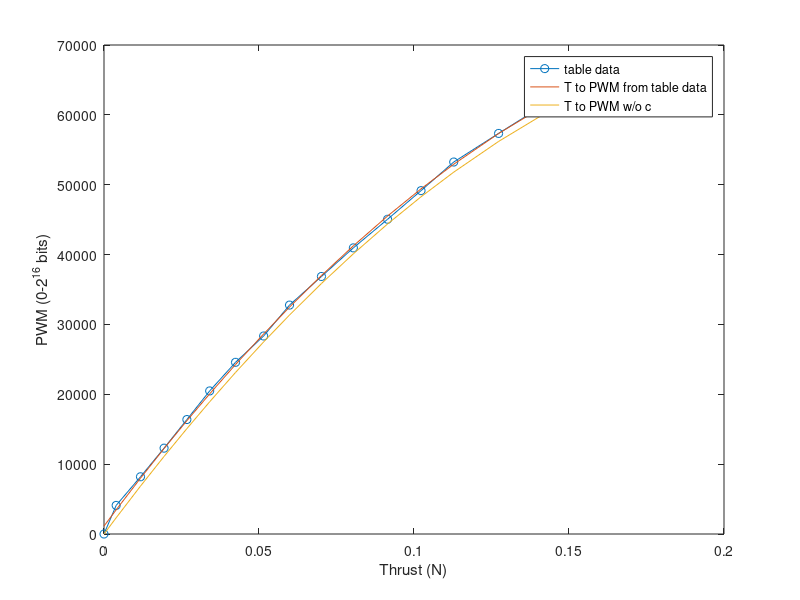

Here is the MATLAB script that generated this plot:
%% LQR controller
l = 0.1;
Iyy = 1.436e-5;
Ixx = 1.395e-5;
Izz = 2.173e-5;
g = 9.81;
m = 0.027;
k = 2.75e-11;
b = 1e-9;

A = zeros(8);
B = zeros(8,4);

A(1,2) = 1;
A(3,4) = 1;
A(5,6) = 1;
A(7,8) = 1;

B(2,:) = -ones(4,1)/m;
B(4,:) = [-l -l l l] /(Ixx * sqrt(2)); % theta roll
B(6,:) = [l -l -l l] /(Iyy * sqrt(2)); % phi pitch
B(8,:) = [l -l l -l] * k/(b*Izz); % psi yaw
%B(4,1) = l/Iyy; B(6,3) = -l/Iyy;
%B(6,:) = alpha/Izz *[1 -1 1 -1];
C = eye(size(A));
Q = diag([1000 100 10000 100 10000 100 0.001 10 ]); % punish angular not angular velocity
R = diag([1 1 1 1]);

[K, ~, E] = lqr(A, B, Q, R)
%% pwm
clear all
% MAX thrust (data from https://www.bitcraze.io/crazyflie-2/)
g = 9.81; %m/s^2
m = 0.027; % kg
take_off_weight = 0.042; % g
TMaxGrams = (m + take_off_weight)*1e3; % grams
TMaxNewton = TMaxGrams * g*1e-3
mg = m*g
%% PWM mapping
%(data from https://wiki.bitcraze.io/misc:investigations:thrust)

% thrust in grams converted to Newton and divided by the number of motors
x = 9.81e-3/4 * [0.0 1.6 4.8 7.9 10.9 13.9 17.3 21.0 24.4 28.6 32.8 37.3 41.7 46.0 51.9 57.9];
% pwm in % converted to u_int16
y = 2^16/100 *[0 6.25 12.5 18.75 25 31.25 37.5 43.25 50 56.25 62.5 68.75 75 81.25 87.5 93.75];
A = polyfit(x,y,2)
A2 = polyfit(x,y,1)
TtoPWM= @(T) A(1)*T.^2 + A(2)*T + A(3);
TtoPWM2= @(T) A(1)*T.^2 + A(2)*T;
TtoPWM3= @(T) A2(1)*T + A2(2);
TtoPWM(0.6)
TtoPWM(0)


plot(x, y, '-o')
hold on
plot(x, TtoPWM(x))
plot(x, TtoPWM2(x))
%plot(x, TtoPWM3(x))
hold off

ylabel('PWM (0-2^{16} bits)')
xlabel('Thrust (N)')
legend('table data', 'T to PWM from table data', 'T to PWM w/o c')